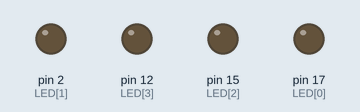
Recording of a sketch running on a simulated Arduino Uno, built with avr-gcc and run on an emulated ATmega328P. On the bench: output pins drawn as LEDs (lit = HIGH).

Above: at 0.02 s.
At 0.2 s:
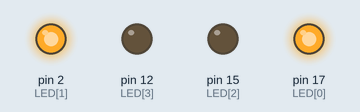
At 0.3 s:
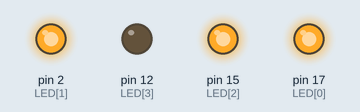
At 0.97 s:
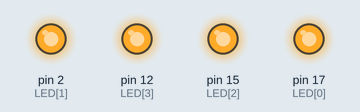
At 1.62 s:
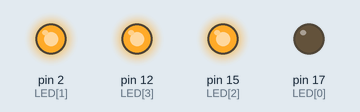
At 2.92 s:
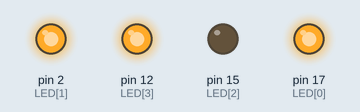
Timing chart, 0 to 3.2 s (numbered marks = the images above):
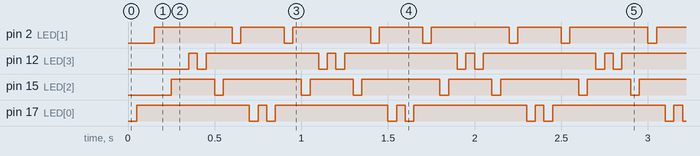

Measured:
- by itself, pin 2 (LED[1]): repeats every 0.80 s: LOW 0.05 s, HIGH 0.25 s, LOW 0.05 s, HIGH 0.45 s
- by itself, pin 12 (LED[3]): repeats every 0.80 s: LOW 0.05 s, HIGH 0.65 s, LOW 0.05 s, HIGH 0.05 s
- by itself, pin 15 (LED[2]): repeats every 0.80 s: LOW 0.05 s, HIGH 0.45 s, LOW 0.05 s, HIGH 0.25 s
- by itself, pin 17 (LED[0]): repeats every 0.80 s: LOW 0.05 s, HIGH 0.05 s, LOW 0.05 s, HIGH 0.65 s

The sketch:

for3.ino
```cpp
int LED[] = {17,2,15,12};
void setup(){
 pinMode(LED[3],OUTPUT);
 pinMode(LED[2],OUTPUT);
 pinMode(LED[1],OUTPUT);
 pinMode(LED[0],OUTPUT);

}
void loop(){
  for(int x=0;x<=3;x++){
      digitalWrite(LED[x],LOW);
    delay(50);
    digitalWrite(LED[x],HIGH);
    delay(50);
  }
    for(int x=3;x>=0;x--){
      digitalWrite(LED[x],LOW);
    delay(50);
    digitalWrite(LED[x],HIGH);
    delay(50);
  }

}
```
